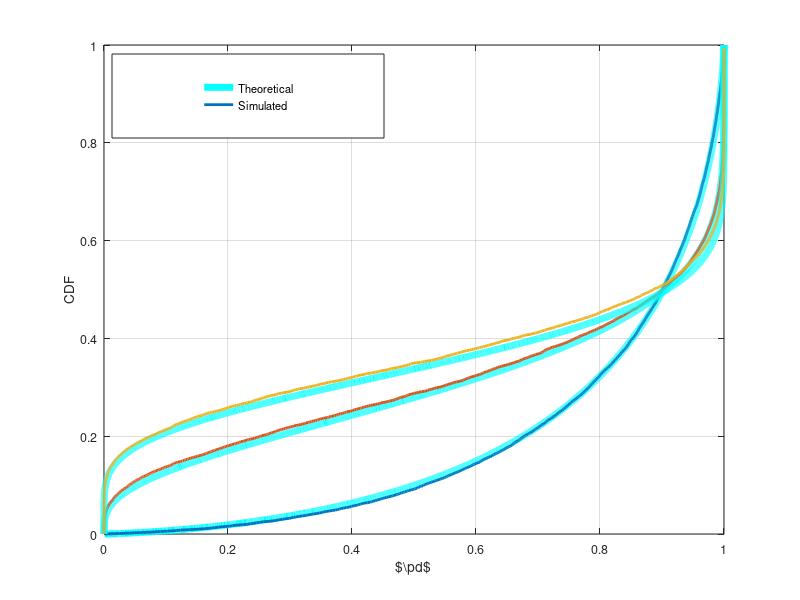

This chart was generated by the following MATLAB code: (Note: this script raises an error after producing the figure.)
%% This matlab script validates analytical expression for distribution function for the
%% pd (probability of detection) is charterized using Gaussian approximation for different 
%% value of estimation and sensing time.

clear all;
close all;

analysis = 0;                                           % Enable it for performing a complete new analysis
                                                        % otherwise a mat file is read 
                                                        
if analysis
        M = 1e4;                                        % Number of realizations
        test = 1000;                                    % Estimation   
        tsen = [1000 5000 10000];                       % Sensing time  
        noise_power = 10^(-100/10);                     % Noise power        
        rcvd_energy = zeros(1, M);                      % Received Energy     
        pdc = 0.90;                                     % Constraint on probability of detection  
        sam_pts_th = 10000;                             % Samples for probability of detection  
        snr_rcvd = 10.^([0]/10);                        % snr for the channel g_p1  
        
        rcvd_energy_bar = (snr_rcvd + 1) * noise_power; % true value of received energy
        CDF_pd_sim = zeros(length(snr_rcvd), M);        % Buffer to store the simulated CDF values 
        CDF_pd_ana = zeros(length(snr_rcvd), M);        % Buffer to store the analytic CDF values 
        
        pd = zeros(1, M);
        pd_pts = zeros(length(snr_rcvd),M);             % Buffer to store the C0 points for the distribution function
        
                
        for k = 1:length(tsen)
          %% Simulation
          %% Estimation of rcvd_energy is supposed to be non-central chi squared distributed 
            for i=1:M
                rcvd_energy(i) = mean(random('norm',...
                    random('norm',0, sqrt(snr_rcvd * noise_power),1, test),...
                    sqrt(noise_power), 1, test).^2);
            end

            % Determine the threshold 
            threshold = gammaincinv(pdc, tsen(k)/2,'upper') * 2 * rcvd_energy_bar / tsen(k);
            
            %% Realization of the random variable
            pd = gammainc(tsen(k)/2, tsen(k)/2 * threshold ./ rcvd_energy);        

            %% CDF of pd    

            %% Emperical CDF 
            [CDF_pd_temp, pd_pts_temp,~,~,eid] = cdfcalc(pd);
            CDF_pd_temp = CDF_pd_temp(1:length(pd_pts_temp));
            pd_pts(k,:) = [pd_pts_temp; (pd_pts_temp(end) * ones(1, M - length(pd_pts_temp)))'];
            CDF_pd_sim(k,:) =  [CDF_pd_temp; (CDF_pd_temp(end) * ones(1, M - length(pd_pts_temp)))'];

            %% Anayltical CDF
            CDF_pd_ana(k,:) = gammainc(test/2, test * tsen(k) * threshold./...
                (4 * rcvd_energy_bar * gammaincinv(pd_pts(k,:), tsen(k)/2, 'upper')), 'upper');

   
        end
        save('results_CDF_pd_diff_tsen.mat');
end
load('results_CDF_pd_diff_tsen.mat');
        
figure(1);

% Plotting Curves
diff = 10;
sim = 1:diff:M;

k = 1;
plot(pd_pts(k, :), CDF_pd_ana(k, :), 'c-', 'Linewidth',5);
hold on,
plot(pd_pts(k, sim), CDF_pd_sim(k, sim), '-', 'Linewidth',2);

hold on,
k = 2;
plot(pd_pts(k, :), CDF_pd_ana(k, :), 'c-', 'Linewidth',5);
hold on,
plot(pd_pts(k, sim), CDF_pd_sim(k, sim), '-', 'Linewidth',2);

hold on,
k = 3;
plot(pd_pts(k, :), CDF_pd_ana(k, :), 'c-', 'Linewidth',5);
hold on,
plot(pd_pts(k, sim), CDF_pd_sim(k, sim), '-', 'Linewidth',2);

Fontsize = 9;

grid on;
xlabel('$\pd$','FontSize',Fontsize);
ylabel('CDF','FontSize',Fontsize);
hl = legend('Theoretical', 'Simulated');
%set(hl, 'Location', 'NorthWest', 'FontSize', Fontsize);
set(hl, 'position',[0.14 0.77 0.34 0.14]);
set(gca,'FontSize',Fontsize);
laprint(1, '../figures/fig_CDF_pd_diff_tsen', 'options', 'factory', 'width', 7, 'scalefonts',...
    'on', 'factor',0.5, 'keepfontprops', 'on');        
